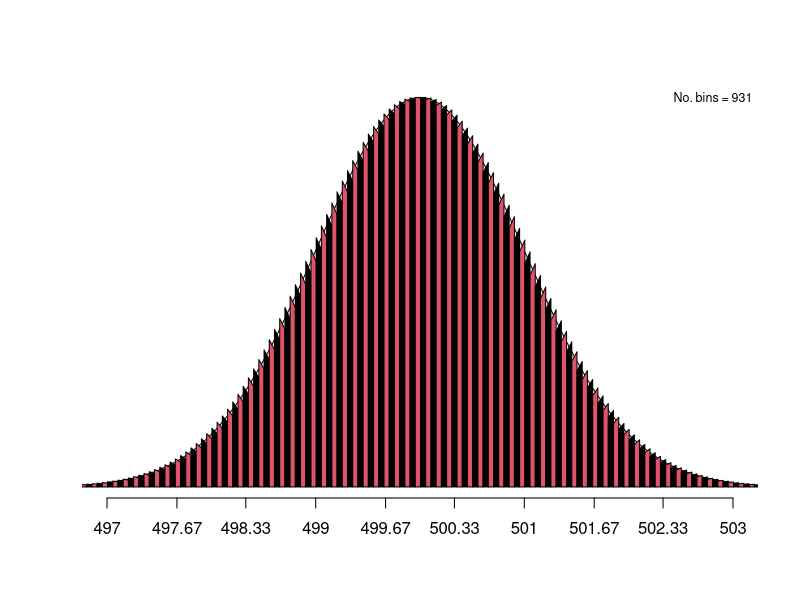
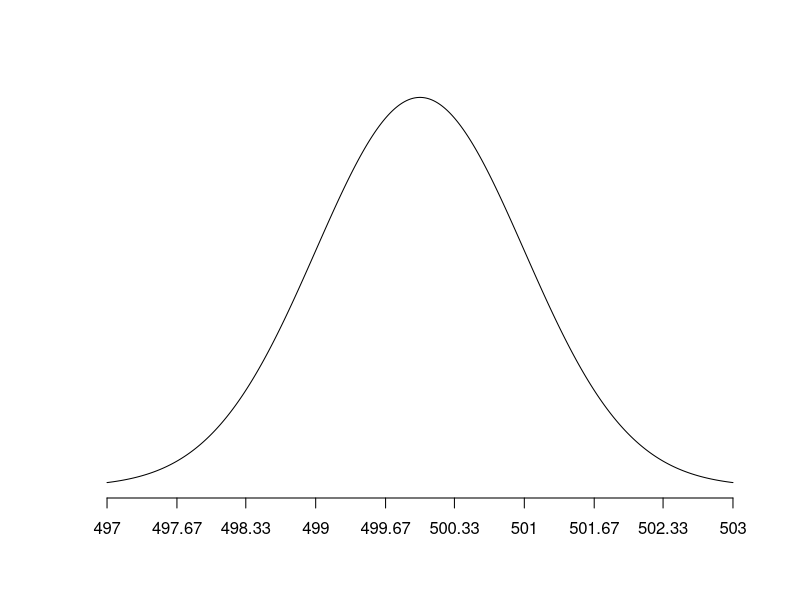

These charts were generated, in order, by the following R code: (Note: this script raises an error after producing the figures.)
###############################################################################
###############################################################################
#####   A set of simplified sampling algorithms for:
#####     1) Numeric integration of the cdf of both the DDM and CDDM models
#####     2) Rejection algorithms to sample observations for DDM and CDDM
#####   Functions for both Normal and Bivariate normal data are presented
###############################################################################
########################################################   by Adriana F. Chavez   
library(mnormt)
library(scatterplot3d) 

###############################################################################
#####   1.1  Unidimensional Normal data: CDF approximation
###############################################################################
# ~~~~~~~~~~~~~~~~~~~~~~~~~~~~~~~~~~~~~~~~~~~~~~~~~~~~~~~~~~~~~~~~~~~~~~~~~~~~~
# 1.1.a Trapezoid Numerical Integration for the Normal distribution
#       Calculate the area under the curve between two points
# ~~~~~~~~~~~~~~~~~~~~~~~~~~~~~~~~~~~~~~~~~~~~~~~~~~~~~~~~~~~~~~~~~~~~~~~~~~~~~
numInt.tpz.normal <- function(lower.bound, upper.bound, par,
                              kappa=NA, plot=FALSE){
    # Load variables
    mean <- par$mean
    sd <- par$sd
    if(is.na(kappa)){     total.width <- upper.bound-lower.bound
                          kappa <- total.width*20                      
    }
    # If plot is requested, draw the base Normal distribution
    if(plot){   width <- (3*sd)
                ticks <- round(seq(mean-width,mean+width,length.out=10),2)
                support <- seq(mean-width,mean+width,length.out=9999)
                plot(support,dnorm(support,mean,sd),
                     type="l", ann=F, axes=F, col=1)
                axis(1,ticks,ticks)
    }
    
    # Define bins between the lower and upper bounds specified
    bins <- seq(lower.bound,upper.bound,length.out=kappa)
    bin.base = bins[2] - bins[1]   # Bin length
    # Compute the height of the normal distribution at each bin endpoint
    d <- dnorm(bins,par$mean,par$sd)
    # We want to locate the first bin d>0. (Discard really low bins where d=0)
    b <- which(d>0)[1]
    # Set up an initial value for the total area
    total.area <- 0
    # Update the total.area, only if the density is > 0 in the interval 
    if(!is.na(b)){   
                      bin.area <- rep(NA,kappa)  # Empty vector to store bin areas
                      # Add up the areas of each bin, until we reach a total.area of 1
                      while((total.area<1)==TRUE){
                            # Get lower and upper bound of any bin
                            low.x = bins[b-1]; up.x  = bins[b]
                            # Get densities at each point
                            density.x1 <- d[b-1]; density.x2 <- d[b]
                            # Compute trapezoid area
                            height <- (density.x1+density.x2)/2
                            bin.area[b-1] <- height*bin.base
                            # Draw the trapezoid
                            if(plot){           polygon(x=c(low.x,up.x,up.x,low.x),
                                                        y=c(0,0,density.x1,density.x2),
                                                        col = (b %% 2)+1)
                            }
                            # Update total.area
                            total.area <- sum(bin.area,na.rm=TRUE)
                            b <- b+1   # Move to next bin
                      }
    }
    # Add legends to the plot
    if(plot){ 
                no.bins = sum(!is.na(bin.area))
                legend("topright", paste("No. bins =",no.bins), 
                       cex = 0.75, bty ="n")
    }
return(total.area)
}


# ~~~~~~~~~~~~~~~~~~~~~~~~~~~~~~~~~~~~~~~~~~~~~~~~~~~~~~~~~~~~~~~~~~~~~~~~~~~~~
# 1.1.b  User friendly cdf funciton
#        Compute the approximate normal cdf for a single value of x
# ~~~~~~~~~~~~~~~~~~~~~~~~~~~~~~~~~~~~~~~~~~~~~~~~~~~~~~~~~~~~~~~~~~~~~~~~~~~~~
normal.cdf <- function(x,par,plot=FALSE){
  # Get a sufficiently low lower.bound
  lower.bound <- (par$mean-(par$sd*100))
  if(x<lower.bound){
   lower.bound  = x-lower.bound
  }
  # Compute the area using our trapezoid algorithm
  area <- numInt.tpz.normal(lower.bound,x,par,plot=plot)
  return(area)
}

#~~~~~~~~~~~~~~~#
# Test/Examples #
#~~~~~~~~~~~~~~~#
if(!exists("test")){  test <- TRUE     }
if(test){
          par <- list("mean" = 500, "sd" = 1)
          lower.bound <- 1
          upper.bound <- 5000
          kappa=NA
          plot=TRUE
          # Trapezoid Numerical Integration of whole support
          numInt.tpz.normal(lower.bound,upper.bound,par, plot=TRUE)
          # Compute various approximate cdf
          normal.cdf(10,par,plot=TRUE)
          normal.cdf(50,par,plot=TRUE)
          normal.cdf(500,par,plot=TRUE)
          normal.cdf(501,par,plot=TRUE)
          normal.cdf(5000,par,plot=TRUE)
}


###############################################################################
#####   1.2  Unidimensional Normal data: MH-MCMC sampling algorithm
###############################################################################
sample.MCMC.normal <- function(n, par, plot=FALSE){
  mean <- par$mean
  sd <- par$sd
  
  max.D <- dnorm(mean,mean,sd)
  height <- max.D*1.05
  width <- (3.5*sd)
  base.1 <- mean-width
  base.2 <- mean+width
  
  if(plot){
            plot.width <- (4*sd)
            x.low <- mean-plot.width
            x.top <- mean+plot.width
            ticks <- round(seq(x.low,x.top,length.out=10),2)
            support <- seq(x.low,x.top,length.out=9999)
            plot(support,dnorm(support,mean,sd), xlim=c(x.low,x.top),
                 type="l", ann=F, axes=F, col=1, ylim=c(0,height))
            axis(1,ticks,ticks)
            abline(h=height)
            abline(v=c(base.1,base.2))
  }
  
  n.keep <- 0
  n.try <- n
  samples <- NA
  while(n.keep < n){
        cand <- runif(n.try,base.1,base.2)
        eval <- dnorm(cand,mean,sd)
        rej.crit <- runif(n.try,0,height)  
        keep <- (eval >= rej.crit)
        
        n.keep <- sum(keep)
        n.try <- n.try-n.keep
        if(plot){
                  points(cand[!keep],rej.crit[!keep],col="red", pch=16, cex=0.3)
                  points(cand[keep],rej.crit[keep],col="blue3", pch=16, cex=0.3)
        }
        samples <- c(samples, cand[keep])
        n.keep <- length(samples)
  }
  return(samples)
}

#~~~~~~~~~~~~~~~#
# Test/Examples #
#~~~~~~~~~~~~~~~#
if(!exists("test")){  test <- TRUE     }
if(test){
  par <- list("mean" = 10, "sd" = 1)
  n <- 5000
  sample.MCMC.normal(n,par, plot=TRUE)
}



###############################################################################
#####   2.1  Bivariate Normal data: CDF approximation
###############################################################################
# ~~~~~~~~~~~~~~~~~~~~~~~~~~~~~~~~~~~~~~~~~~~~~~~~~~~~~~~~~~~~~~~~~~~~~~~~~~~~~
# 2.1.a Auxiliary function
#~~~~~~~~~~~~~~~~~~~~~~~~~~~~~~~~~~~~~~~~~~~~~~~~~~~~~~~~~~~~~~~~~~~~~~~~~~~~~\
par <- list("mean" = c(10,10),
            "Sigma" = matrix(c(1, 0.5, 0.5, 1), nrow=2))
lower.bound.X <- -3
upper.bound.X <- 10
lower.bound.Y <- 1
upper.bound.Y <- 10
width.X <- upper.bound.X-lower.bound.X
width.Y <- upper.bound.Y-lower.bound.Y
#kappa <- max(width.X,width.Y)*10
kappa <- c(width.X,width.Y)*10

bin.X <- seq(lower.bound.X,upper.bound.X,length.out=kappa[1])
bin.Y <- seq(lower.bound.Y,upper.bound.Y,length.out=kappa[2])

testBins.bvnormal = function(bin.X,bin.Y,Mean,Sigma){
  n = min(length(bin.X),length(bin.Y))
  bin.vertices <- cbind(bin.X[1:n],bin.Y[1:n])
  d <- dmnorm(bin.vertices,Mean,Sigma)
  b <- which(d>0)[1]
  if(!is.na(b)){
    if(b==1){
      start.at <- NA
      for(i in 1:2){
        fix.this.bin <- bin.vertices[,i]
        let.bin.vary <- bin.vertices[,-i]
        unique.densities <- 2
        a <- b
        while(unique.densities>1|a>0){
          fix = rep(fix.this.bin[a],a)
          bin.vertices <- matrix(NA,ncol=2,nrow=a)
          bin.vertices[,i] <- fix
          bin.vertices[,-i] <- let.bin.vary[a:1]
          d.try = dmnorm(bin.vertices,Mean,Sigma)
          unique.densities = length(unique(d.try))
          a = a-1 
        }
        start.at[i] <- a+1
      }
      bin.X <- bin.X[start.at[1]:n]
      bin.Y <- bin.Y[start.at[2]:n]
    }
  }else{
    bin.X <- NA
    bin.Y <- NA
  }
  output = list("bin.X" = bin.X, "bin.Y" = bin.Y)
  return(output)
}


# ~~~~~~~~~~~~~~~~~~~~~~~~~~~~~~~~~~~~~~~~~~~~~~~~~~~~~~~~~~~~~~~~~~~~~~~~~~~~~
# 2.1.b Bivariate Trapezoid Numerical algorithm
#~~~~~~~~~~~~~~~~~~~~~~~~~~~~~~~~~~~~~~~~~~~~~~~~~~~~~~~~~~~~~~~~~~~~~~~~~~~~~
numInt.tpz.bvnormal <- function(lower.bound.X, upper.bound.X,
                                lower.bound.Y, upper.bound.Y,
                                par, plot=FALSE){
  no.Dim <- 2
  Mean  <- par$mean
  Sigma <- par$Sigma
  
  width.X <- upper.bound.X-lower.bound.X
  width.Y <- upper.bound.Y-lower.bound.Y
  kappa <- c(width.X,width.Y)*10
  
  if(plot){
    width <- c(Sigma[1,1],Sigma[2,2])*5
    nSupp <- 100
    nLines <- 30
    base.X <- c(Mean[1]-width[1],Mean[1]+width[1])
    base.Y <- c(Mean[2]-width[2],Mean[2]+width[2])
    support.X <- seq(base.X[1],base.X[2],length.out=nSupp)
    support.Y <- seq(base.Y[1],base.Y[2],length.out=nSupp)
    support.muX <- rep(Mean[1],nSupp)
    support.muY <- rep(Mean[2],nSupp)
    z.diag1 <- dmnorm(cbind(support.X,support.Y),Mean,Sigma)
    z.diag2 <- dmnorm(cbind(support.X,rev(support.Y)),Mean,Sigma)
    z.Y_at_muX <- dmnorm(cbind(support.muX,support.Y),Mean,Sigma)
    z.X_at_muY <- dmnorm(cbind(support.X,support.muY),Mean,Sigma)
    z.top <- max(c(z.diag1,z.diag2,z.Y_at_muX,z.X_at_muY))
    a <- scatterplot3d(support.X, support.Y, z.diag1, 
                       xlim=base.X, ylim=base.Y, zlim=c(0,z.top),
                       color="blue", type="l", zlab="")
    a$points3d(support.X, rev(support.Y), z.diag2, col = "blue", type="l")
    a$points3d(support.X, support.muY, z.X_at_muY, col = "red", type="l")
    a$points3d(support.muX, support.Y, z.Y_at_muX, col = "red", type="l")
    L <- round(nSupp/nLines,0)
    for(i in 1:nLines){
      choose.X <- rep(support.X[i*L],nSupp)
      choose.Y <- rep(support.Y[i*L],nSupp)
      z.overX <- dmnorm(cbind(support.X,choose.Y),Mean,Sigma)
      z.overY <- dmnorm(cbind(choose.X,support.Y),Mean,Sigma)
      a$points3d(support.X, choose.Y, z.overX, col = "blue", type="l")
      a$points3d(choose.X, support.Y, z.overY, col = "blue", type="l")
    }
  }
  
  bin.X <- seq(lower.bound.X,upper.bound.X,length.out=kappa[1])
  bin.Y <- seq(lower.bound.Y,upper.bound.Y,length.out=kappa[2])
  
  test.bins = testBins.bvnormal(bin.X,bin.Y,Mean,Sigma)
  bin.X <- test.bins$bin.X
  bin.Y <- test.bins$bin.Y
  
  if(!unique(is.na(bin.X))){
      test.bins = testBins.bvnormal(rev(bin.X),rev(bin.Y),Mean,Sigma)
      bin.X <- sort(test.bins$bin.X)
      bin.Y <- sort(test.bins$bin.Y)
      b <- 2
  }
  nX <- length(bin.X)
  nY <- length(bin.Y)
  y <- 1
  y.up <- nY-1
  side.X <- bin.X[2]-bin.X[1]
  side.Y <- bin.Y[2]-bin.Y[1]
  base.area <- side.X*side.Y
  K <- length(bin.X)*length(bin.Y)
  bin.area <- rep(NA,K)
  if(unique(is.na(bin.X))){ b <- K+1 }
  
  X.megavector <- rep(bin.X,each=nY)
  Y.megavector <- rep(bin.Y, nX)
  d.megavector <- dmnorm(cbind(X.megavector,Y.megavector),Mean,Sigma)
  
  total.area = 0
  p <- c(1,rep(2:(nY-1),each=2),nY)
  while((total.area<1&b<=nX)==TRUE){
    D.from <- matrix(d.from[p],ncol=2,byrow=TRUE)
    D.to <- matrix(d.to[p],ncol=2,byrow=TRUE)
    D <- cbind(D.from,D.to)
    height <- apply(D,1,mean)
    bin.area[y:y.up] <- height*base.area
    y <- y.up+y
    y.up <- y.up+y.up
    total.area <- sum(bin.area,na.rm = TRUE)
    # if(plot){
    #   polygon(x=c(low.x,up.x,up.x,low.x),
    #           y=c(0,0,low.y,up.y),
    #           col = (b %% 2)+1)
    # }
    b <- b+1
  }
  total.area <- sum(bin.area)
  return(total.area)
}

#~~~~~~~~~~~~~~~#
# Test/Examples #
#~~~~~~~~~~~~~~~#
if(!exists("test")){  test <- TRUE     }
if(test){
  par <- list("mean" = c(10,10),
              "Sigma" = matrix(c(1, 0.5, 0.5, 1), nrow=2))
  lower.bound.X <- -3
  upper.bound.X <- 10
  lower.bound.Y <- 1
  upper.bound.Y <- 10
  plot = TRUE
  numInt.tpz.bvnormal(lower.bound.X, upper.bound.X, lower.bound.Y, upper.bound.Y, par)
}


# Use Trapezoid Numeric integration to compute CDF
mvnormal.cdf <- function(x,par){
  lower.bound <- par$mean-(par$sd*100)
  area <- numInt.tpz.bvnormal(lower.bound,x,par)
  return(area)
}

# Test function
mvnormal.cdf(10,par)

#~~~~~~~~~~~~~~~~~~~~~~~~~~~~~~~~~~~~~~~~~~~~~~~~~~~~~~~~~~~~~~~~~~~~~~~~~~~~~
# To sample data, we use a MCMC basic algorithm
#~~~~~~~~~~~~~~~~~~~~~~~~~~~~~~~~~~~~~~~~~~~~~~~~~~~~~~~~~~~~~~~~~~~~~~~~~~~~~
# Some data
par <- list("mean" = c(10,10), 
            "Sigma" = matrix(c(1,0.5,0.5,1.5),nrow=2,byrow=TRUE))
n <- 5000

# Write Trapezoid N.I. algorithm
sample.MCMC.mvnormal <- function(n, par, plot=FALSE){
      mean <- par$mean
      Sigma <- par$Sigma
      no.Dim <- length(mean)
      
      if(no.Dim>2 & plot==TRUE){
            plot <- FALSE
            print("Cannot make a plot with more than 2Dimensions")
      }
      
      max.Density <- dmnorm(mean,mean,Sigma)
      height <- max.Density*1.05
      
      if(plot){
          nSupp <- 100
          x.low <- NA
          x.top <- NA
          support <- matrix(NA, nrow=no.Dim, ncol=nSupp)
      }
      
      base.1 <- NA
      base.2 <- NA
      for(j in 1:no.Dim){
          sd <- sqrt(Sigma[j,j])
          width <- 3.5*sd
          base.1[j] <- mean[j]-width
          base.2[j] <- mean[j]+width
          if(plot){
              plot.width <- (4*sd)
              x.low[j] <- mean[j]-plot.width
              x.top[j] <- mean[j]+plot.width
              support[j,] <- seq(x.low[j],x.top[j],length.out=nSupp)
          }
      }
      
      if(plot){
        z <- dmnorm(t(support),mean,Sigma)
        a <- scatterplot3d(support[1,],support[2,],z, xlim=c(x.low[1],x.top[1]),
                           ylim=c(x.low[2],x.top[2]), color="blue",zlim=c(0,height),
                           type="l", lwd=2)
        a$points3d(c(base.1[1],base.2[1],base.2[1],base.1[1]), 
                   c(base.1[2],base.2[2],base.1[2],base.2[2]), rep(height,4),
                     col = "skyblue", type = "h", pch = 16)
        a$points3d(c(base.1[1],base.2[1],base.2[1],base.1[1],
                     base.1[1],base.2[1],base.2[1],base.1[1]), 
                   c(base.1[2],base.1[2],base.2[2],base.2[2],
                     base.1[2],base.1[2],base.2[2],base.2[2]), rep(height,8),
                   col = "skyblue", type = "l", pch = 16)
      }
    
      n.keep <- 0
      n.try <- n
      samples <- matrix(NA, nrow=1, ncol=no.Dim)
      
      while(n.keep < n){
        cand <- matrix(NA, nrow=n.try, ncol=no.Dim)
        for(j in 1:no.Dim){
            cand[,j] <- runif(n.try,base.1[j],base.2[j])
        }
        eval <- dmnorm(cand,mean,Sigma)
        rej.crit <- runif(n.try,0,height)  
        keep <- (eval >= rej.crit)
        
        n.keep <- sum(keep)
        n.try <- n.try-n.keep
        
         if(plot){
           a$points3d(cand[!keep,1], cand[!keep,2], rej.crit[!keep],
                      col = "red", pch = 16, cex = 0.2)
           a$points3d(cand[keep,1], cand[keep,2], rej.crit[keep],
                      col = "blue3", pch = 16, cex = 0.2)
         }
        
        samples <- rbind(samples, cand[keep,])
        n.keep <- nrow(samples)-1
      }
      
      samples <- samples[-1,]
      return(samples)
}

# Test function
sample.MCMC.mvnormal(1000,par, plot=TRUE)
